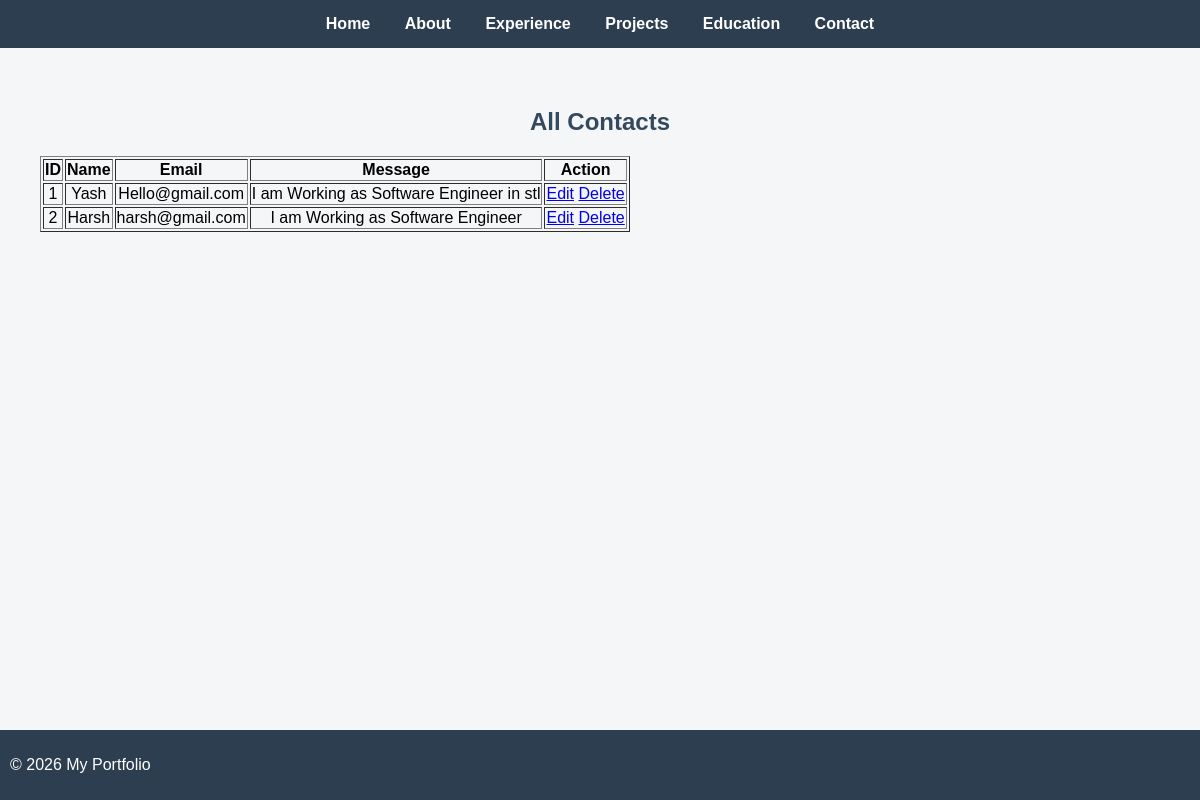
Page /show/ on the committed database.
### resume/models.py (models this page shows, shortened)
class Contact(models.Model):
    name = models.CharField(max_length=100)
    email = models.EmailField()
    message = models.TextField()

### resume/views.py (the view)
# urls.py: path('show/', views.show_data, name='show'),
def show_data(request):
    data = Contact.objects.all()
    return render(request, 'show.html', {'data': data})

### templates/show.html
{% extends 'base.html' %}
{% block content %}
<h2>All Contacts</h2>
<table border="1">
    <tr>
        <th>ID</th>
        <th>Name</th>
        <th>Email</th>
        <th>Message</th>
        <th>Action</th>
    </tr>
    {% for i in data %}
    <tr>
        <td>{{ i.id }}</td>
        <td>{{ i.name }}</td>
        <td>{{ i.email }}</td>
        <td>{{ i.message }}</td>
        <td>
            <a href="/edit/{{ i.id }}">Edit</a>
            <a href="/delete/{{ i.id }}">Delete</a>
        </td>
    </tr>
    {% endfor %}
</table>
{% endblock %}

### static/css/style.css (style rules this page uses)
body { margin: 0; font-family: Arial, sans-serif; background-color: #f4f6f8; }
h2 { color: #34495e; }

### rows in the picture
Contact: id "1", name "Yash", email "Hello@gmail.com", message "I am Working as Software Engineer in stl"
Contact: id "2", name "Harsh", email "harsh@gmail.com", message "I am Working as Software Engineer"
